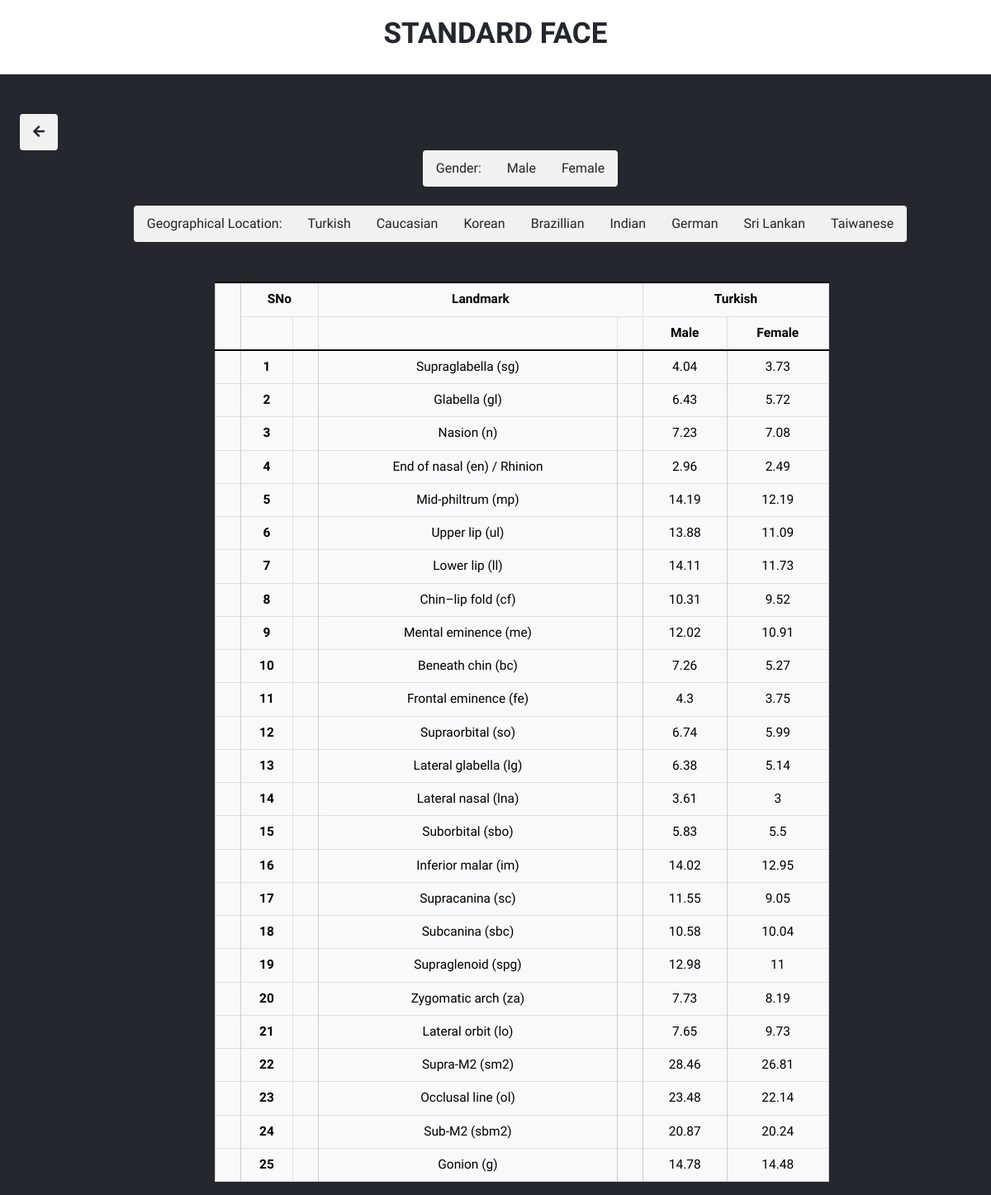
The app's page /turkish/ with its own data.
### tablesapp/models.py (models this page shows, shortened)
class modelValues(models.Model):
    id = models.IntegerField(primary_key=True)
    landmark = models.CharField(
        _("Landmark"), max_length=255)
    turkish_male = models.CharField(
        _("Turkish Male"), max_length=255, null=True)
    turkish_female = models.CharField(
        _("Turkish Female"), max_length=255, null=True)
    caucasian_male = models.CharField(
        _("Caucasian Male"), max_length=255, null=True)
    caucasian_female = models.CharField(
        _("Caucasin Female"), max_length=255, null=True)
    korean_male = models.CharField(
        _("Korean Male"), max_length=255, null=True)
    korean_female = models.CharField(
        _("Korean Female"), max_length=255, null=True)
    brazillian_male = models.CharField(
        _("Brazil Male"), max_length=255, null=True)
    brazillian_female = models.CharField(
        _("Brazil Female"), max_length=255, null=True)
    indian_male = models.CharField(
        _("Indian Male"), max_length=255, null=True)
    indian_female = models.CharField(
        _("Indian Female"), max_length=255, null=True)
    german_male = models.CharField(
        _("Indian Male"), max_length=255, null=True)
    german_female = models.CharField(
        _("Indian Female"), max_length=255, null=True)
    srilankan_male = models.CharField(
        _("Indian Male"), max_length=255, null=True)
    srilankan_female = models.CharField(
        _("Indian Female"), max_length=255, null=True)
    taiwanese_male = models.CharField(
        _("Indian Male"), max_length=255, null=True)
    taiwanese_female = models.CharField(
        _("Indian Female"), max_length=255, null=True)

### tablesapp/views.py (the view)
# urls.py: path('turkish/', views.turkish, name='tableturk'),
def turkish(request):
    l = modelValues.objects.only(
        "id", "landmark", "turkish_male", "turkish_female")
    return render(request, 'filter.html', {'value': 'Turkish', 'data': l})

### tablesapp/templates/filter.html (shortened to what this page needs)
<!doctype html>
<html lang="en">
  <head>
    <link
      rel="stylesheet"
      href="https://use.fontawesome.com/releases/v5.8.1/css/all.css"
    />
    <link href="https://cdn.jsdelivr.net/npm/bootstrap@5.1.3/dist/css/bootstrap.min.css" rel="stylesheet">
    <link rel="stylesheet" href="/static/css/styles.css">
  </head>
  <body>
    <header>
        <h1>STANDARD FACE</h1>
    </header>
    <a class="btn active mb-0 mt-5 mx-4" href="{% url 'homepage' %}"><i class="fa fa-arrow-left" aria-hidden="true"></i></a>
    <div class="container mx-0">
      <div class="container-newone mb-5" style="vertical-align:middle">
        <div id="myBtnContainer">
            <div class="btn-group" role="group" aria-label="Basic example">
            <a class="btn active" href="{% url 'table' %}">Gender: </a>
            <a class="btn" href="{% url 'tablemale' %}">Male</a>
            <a class="btn" href="{% url 'tablefemale' %}">Female</a>
            </div>
          </div>
          <br>
      <div id="myBtnContainer">
        <div class="btn-group" role="group" aria-label="Basic example">
        <a class="btn active" href="{% url 'table' %}">Geographical Location: </a>
        <a class="btn" href="{% url 'tableturk' %}">Turkish</a>
        <a class="btn" href="{% url 'tablecau' %}">Caucasian</a>
        <a class="btn" href="{% url 'tablekor' %}">Korean</a>
        <a class="btn" href="{% url 'tablebraz' %}">Brazillian</a>
        <a class="btn" href="{% url 'tableind' %}">Indian</a>
        <a class="btn" href="{% url 'tableger' %}">German</a>
        <a class="btn" href="{% url 'tablesril' %}">Sri Lankan</a>
        <a class="btn" href="{% url 'tabletaiw' %}">Taiwanese</a>
        </div>
      </div>
      </div>
         <div class="col-sm-8 offset mx-5">
            <table class="table table-light table-bordered table-hover">
                <col>
                <colgroup span="2"></colgroup>
                <colgroup span="2"></colgroup>
                <tr>
                    <td rowspan="2"></td>
                    <th colspan="2" scope="colgroup" style="text-align:center">SNo</th>
                    <th colspan="2" scope="colgroup" style="text-align:center">Landmark</th>
                    <th colspan="2" scope="colgroup" style="text-align:center">{{value}}</th>
                </tr>
                <tr>
                    <th scope="col" style="text-align:center"></th>
                    <th scope="col" style="text-align:center"></th>
                    <th scope="col" style="text-align:center"></th>
                    <th scope="col" style="text-align:center"></th>
                    <th scope="col" style="text-align:center">Male</th>
                    <th scope="col" style="text-align:center">Female</th>
                </tr>
                  <tbody>
                      {% for i in data %}
                    <tr>
                      <td></td>
                      <th scope="row" style="text-align:center">{{i.id}}</th>
                      <td style="text-align:center"></td>
                      <td style="text-align:center">{{i.landmark}}</td>
                      <td style="text-align:center"></td>
                      {% if value == "Turkish" %}
                      <td style="text-align:center">{{i.turkish_male}}</td>
                      <td style="text-align:center">{{i.turkish_female}}</td>
                      {% elif value == "Caucasian" %}
                      <td style="text-align:center">{{i.caucasian_male}}</td>
                      <td style="text-align:center">{{i.caucasian_female}}</td>
                      {% elif value == "Korean" %}
                      <td style="text-align:center">{{i.korean_male}}</td>
                      <td style="text-align:center">{{i.korean_female}}</td>
                      {% elif value == "Brazillian" %}
                      <td style="text-align:center">{{i.brazillian_male}}</td>
                      <td style="text-align:center">{{i.brazillian_female}}</td>
                      {% elif value == "Indian" %}
                      <td style="text-align:center">{{i.indian_male}}</td>
                      <td style="text-align:center">{{i.indian_female}}</td>
                      {% elif value == "German" %}
                      <td style="text-align:center">{{i.german_male}}</td>
                      <td style="text-align:center">{{i.german_female}}</td>
                      {% elif value == "SriLankan" %}
                      <td style="text-align:center">{{i.srilankan_male}}</td>
                      <td style="text-align:center">{{i.srilankan_female}}</td>
                      {% elif value == "Taiwanese" %}
                      <td style="text-align:center">{{i.taiwanese_male}}</td>
                      <td style="text-align:center">{{i.taiwanese_female}}</td>
                      {% endif %}
                    </tr>
                    {% endfor %}
                  </tbody>
              </table>
         </div>
        </div>
  </body>
</html>

### tablesapp/static/CSS/styles.css (style rules this page uses)
* { margin: 0; padding: 0; box-sizing: border-box; }
header { background: white; padding: 20px; }
header>h1 { color: #24272E; text-align: center; font-size: 35px; font-family: Asap, sans-serif; font-weight: bold; }
body { font-family: Asap, sans-serif; font-size: 15.5px; background-color: #24272E; padding-bottom: 0px; }
table { table-layout: auto; border-collapse: collapse; width: 100%; margin-left: 200px; }
table td { border: 1px solid #ccc; }
.container-newone { align-content: center; text-align: center; padding-right: 0px; padding-left: 120px; }
.btn { border: none; outline: none; padding: 10px 16px; background-color: #f1f1f1; cursor: pointer; }

### records on screen
modelValues: id "1", landmark "Supraglabella (sg)", turkish_male "4.04", turkish_female "3.73"
modelValues: id "2", landmark "Glabella (gl)", turkish_male "6.43", turkish_female "5.72"
modelValues: id "3", landmark "Nasion (n)", turkish_male "7.23", turkish_female "7.08"
modelValues: id "4", landmark "End of nasal (en) / Rhinion", turkish_male "2.96", turkish_female "2.49"
modelValues: id "5", landmark "Mid-philtrum (mp)", turkish_male "14.19", turkish_female "12.19"
modelValues: id "6", landmark "Upper lip (ul)", turkish_male "13.88", turkish_female "11.09"
modelValues: id "7", landmark "Lower lip (ll)", turkish_male "14.11", turkish_female "11.73"
modelValues: id "8", landmark "Chin–lip fold (cf)", turkish_male "10.31", turkish_female "9.52"
modelValues: id "9", landmark "Mental eminence (me)", turkish_male "12.02", turkish_female "10.91"
modelValues: id "10", landmark "Beneath chin (bc)", turkish_male "7.26", turkish_female "5.27"
modelValues: id "11", landmark "Frontal eminence (fe)", turkish_male "4.3", turkish_female "3.75"
modelValues: id "12", landmark "Supraorbital (so)", turkish_male "6.74", turkish_female "5.99"
modelValues: id "13", landmark "Lateral glabella (lg)", turkish_male "6.38", turkish_female "5.14"
modelValues: id "14", landmark "Lateral nasal (lna)", turkish_male "3.61", turkish_female "3"
modelValues: id "15", landmark "Suborbital (sbo)", turkish_male "5.83", turkish_female "5.5"
modelValues: id "16", landmark "Inferior malar (im)", turkish_male "14.02", turkish_female "12.95"
modelValues: id "17", landmark "Supracanina (sc)", turkish_male "11.55", turkish_female "9.05"
modelValues: id "18", landmark "Subcanina (sbc)", turkish_male "10.58", turkish_female "10.04"
modelValues: id "19", landmark "Supraglenoid (spg)", turkish_male "12.98", turkish_female "11"
modelValues: id "20", landmark "Zygomatic arch (za)", turkish_male "7.73", turkish_female "8.19"
modelValues: id "21", landmark "Lateral orbit (lo)", turkish_male "7.65", turkish_female "9.73"
modelValues: id "22", landmark "Supra-M2 (sm2)", turkish_male "28.46", turkish_female "26.81"
modelValues: id "23", landmark "Occlusal line (ol)", turkish_male "23.48", turkish_female "22.14"
modelValues: id "24", landmark "Sub-M2 (sbm2)", turkish_male "20.87", turkish_female "20.24"
modelValues: id "25", landmark "Gonion (g)", turkish_male "14.78", turkish_female "14.48"

### other values on screen
{{ value }} "Turkish"
